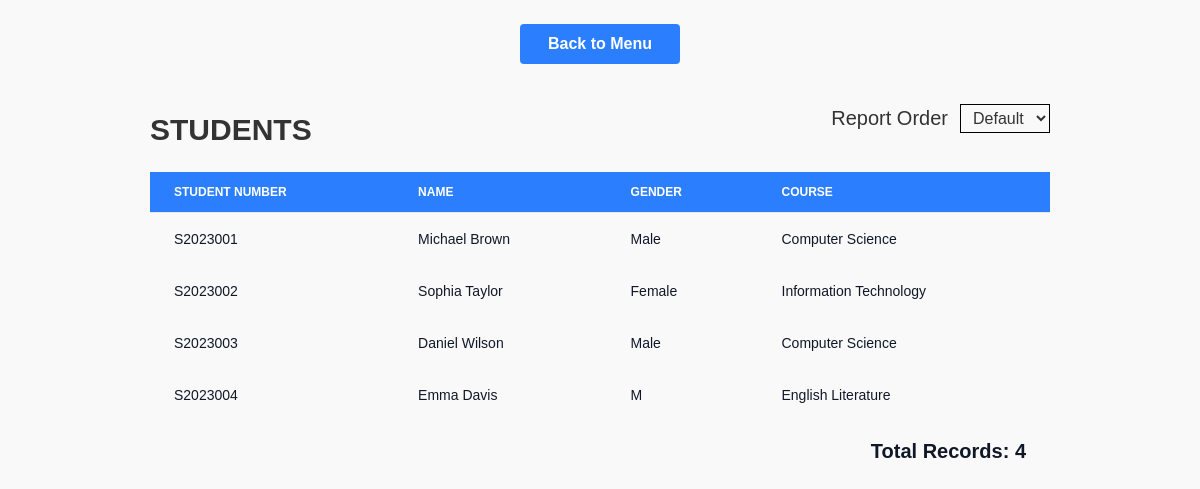
Page /list.php on the committed database.
### tables this page shows
CREATE TABLE IF NOT EXISTS `students` (
  `student_id` int NOT NULL AUTO_INCREMENT,
  `student_number` varchar(50) NOT NULL DEFAULT '0',
  `name` varchar(100) NOT NULL DEFAULT '0',
  `gender` varchar(10) NOT NULL DEFAULT 'Male',
  `course_id` int NOT NULL DEFAULT '0',
  PRIMARY KEY (`student_id`),
  KEY `FK_students_courses` (`course_id`),
  CONSTRAINT `FK_students_courses` FOREIGN KEY (`course_id`) REFERENCES `courses` (`course_id`)
);

CREATE TABLE IF NOT EXISTS `courses` (
  `course_id` int NOT NULL AUTO_INCREMENT,
  `code` varchar(50) DEFAULT NULL,
  `name` varchar(100) DEFAULT NULL,
  PRIMARY KEY (`course_id`)
);

### list.php (the view, shortened to what this page needs)
<?php
require('partials/head.php');
$query = "
    select s.student_id, s.student_number, s.name as student_name, s.gender, c.name as course_name
    from students s
    join courses c on s.course_id = c.course_id
";
$stmt = $connection->prepare($query);
$stmt->execute();
$students = $stmt->fetchAll();
?>
<body x-data="{sort: null}" class="flex justify-content flex-col items-center gap-y-6">
    <button class="bg-blue-500 mt-6 w-40 cursor-pointer text-white font-bold py-2 px-4 rounded">
        <a href="/index.php">Back to Menu</a>
    </button>
    <div class="w-3/4 flex justify-between items-center">
        <h1 class="text-3xl font-bold mt-6">STUDENTS</h1>
        <div class="flex items-center justify-center gap-x-3">
            <h1 class="text-xl">Report Order</h1>
            <select name="sort" id="sort" @change="window.location.href = `list.php?sort=${$event.target.value}`"
                class="border border-black py-1 px-2">
                <option value="">Default</option>
            </select>
        </div>
    </div>
    <table class="w-3/4 text-sm text-left rtl:text-right text-gray-500">
        <thead class="text-xs text-white uppercase bg-blue-500 ">
            <tr>
                <th scope="col" class="px-6 py-3">
                    Student Number
                </th>
                <th scope="col" class="px-6 py-3">
                    Name
                </th>
                <th scope="col" class="px-6 py-3">
                    Gender
                </th>
                <th scope="col" class="px-6 py-3">
                    Course
                </th>
            </tr>
        </thead>
        <tbody>
            <tr class="bg-white border-b dark:bg-gray-800 dark:border-gray-700 border-gray-200">
                <?php
                foreach ($students as $student) {
                    echo '<tr>';
                    echo '<th scope="row" class="px-6 py-4 font-medium text-gray-900 whitespace-nowrap dark:text-white">';
                    echo $student['student_number'];
                    echo '</th>';
                    echo '<th scope="row" class="px-6 py-4 font-medium text-gray-900 whitespace-nowrap dark:text-white">';
                    echo $student['student_name'];
                    echo '</th>';
                    echo '<th scope="row" class="px-6 py-4 font-medium text-gray-900 whitespace-nowrap dark:text-white">';
                    echo $student['gender'];
                    echo '</th>';
                    echo '<th scope="row" class="px-6 py-4 font-medium text-gray-900 whitespace-nowrap dark:text-white">';
                    echo $student['course_name'];
                    echo '</th>';
                    echo '</tr>';
                }
                ?>
            </tr>
            <tr>
                <th scope="row" colspan=4
                    class="px-6 py-4 text-end text-gray-900 text-xl font-bold whitespace-nowrap dark:text-white">
                    Total
                    Records: <?= count($students) ?></th>
            </tr>
        </tbody>
    </table>
</body>
<?php
require('partials/footer.php')
?>

### partials/head.php (shortened to what this page needs)
<!DOCTYPE html>
<html lang="en">
<head>
    <script src="https://cdn.jsdelivr.net/npm/@tailwindcss/browser@4"></script>
</head>

### partials/footer.php
</html>

### partials/head.php (style rules this page uses)
html, body { height: 100%; margin: 0; padding: 0; font-family: sans-serif; font-weight: 100; background-color: #f9f9f9; color: #333; box-sizing: border-box; }

### rows in the picture
students: student_number "S2023001", name "Michael Brown", gender "Male", course.name "Computer Science"
students: student_number "S2023002", name "Sophia Taylor", gender "Female", course.name "Information Technology"
students: student_number "S2023003", name "Daniel Wilson", gender "Male", course.name "Computer Science"
students: student_number "S2023004", name "Emma Davis", gender "M", course.name "English Literature"

### other values in the picture
count($students) "4"
